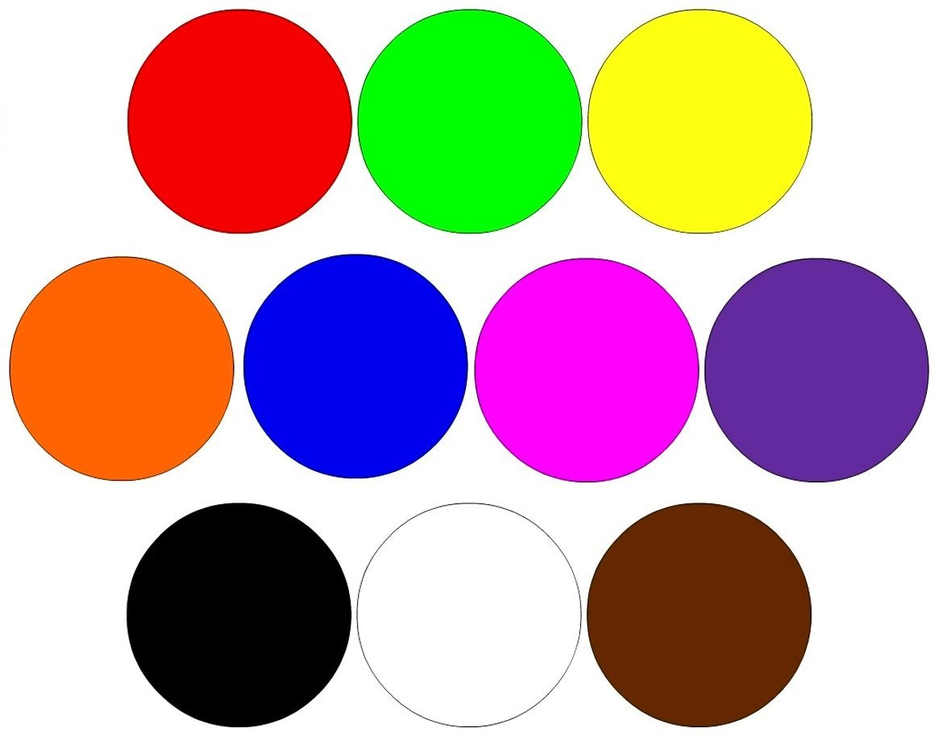
#> input picture gambar.png, 947 x 745 px, shrunk from 1175 x 925 before the run
$ python 'deteksi warna.py'
#> lines starting #> are read from the running program, lines starting #| are printed output that depends on the picture; after the words box and inside, x2 and y2 are one past the last pixel; in counts of white or black regions, pixels touching at a corner belong together
import cv2
import numpy as np

def nothing(x):
    pass

# Perulangan
while True:
    frame = cv2.imread('gambar.png')
#> frame is the input picture: shape (745, 947, 3); mean B, G, R 162.5, 163.8, 192.5
    if frame is None:
        print("Image not found.")
        break

    # Konversi warna BGR ke HSV
    hsv = cv2.cvtColor(frame, cv2.COLOR_BGR2HSV)
#> hsv: shape (745, 947, 3); mean H, S, V 34.3, 109.8, 223.2

    # Lower range warna merah
    lower_range = np.array([0, 100, 100])
    # Upper range warna merah
    upper_range = np.array([10, 255, 255])

    mask = cv2.inRange(hsv, lower_range, upper_range)
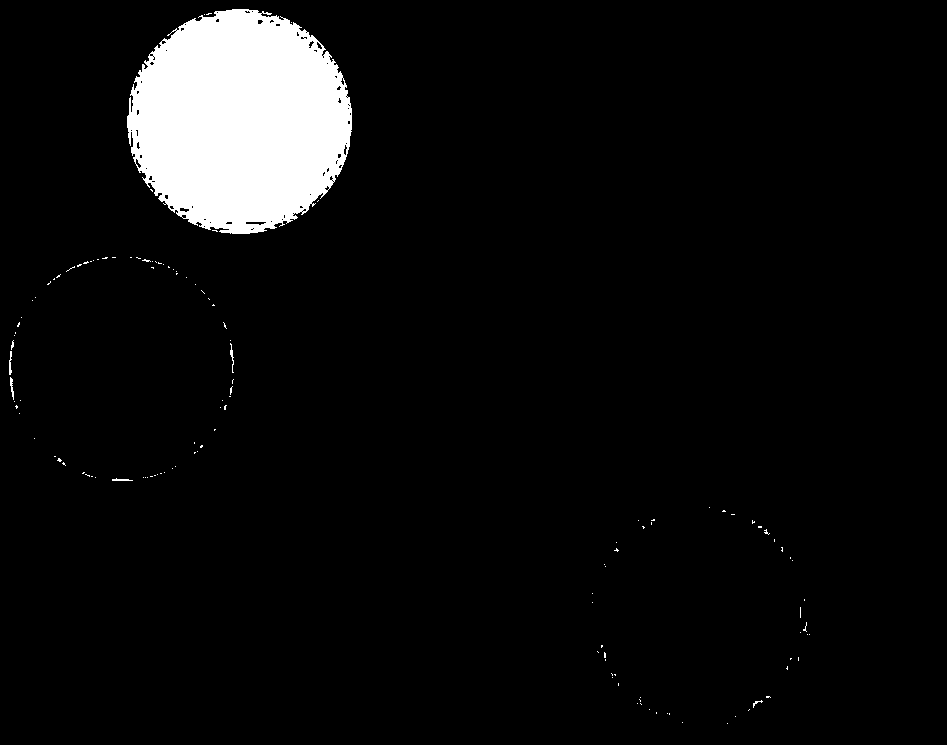
#> mask: shape (745, 947); 5.6% white; 132 white regions (126 under 20 px), largest, box (x1, y1, x2, y2) and area: (127, 9, 352, 234) 38649, (9, 351, 12, 375) 48, (230, 343, 234, 373) 47, (10, 377, 14, 400) 47, (112, 478, 133, 481) 39, (753, 700, 763, 708) 23

    res = cv2.bitwise_and(frame, frame, mask=mask)
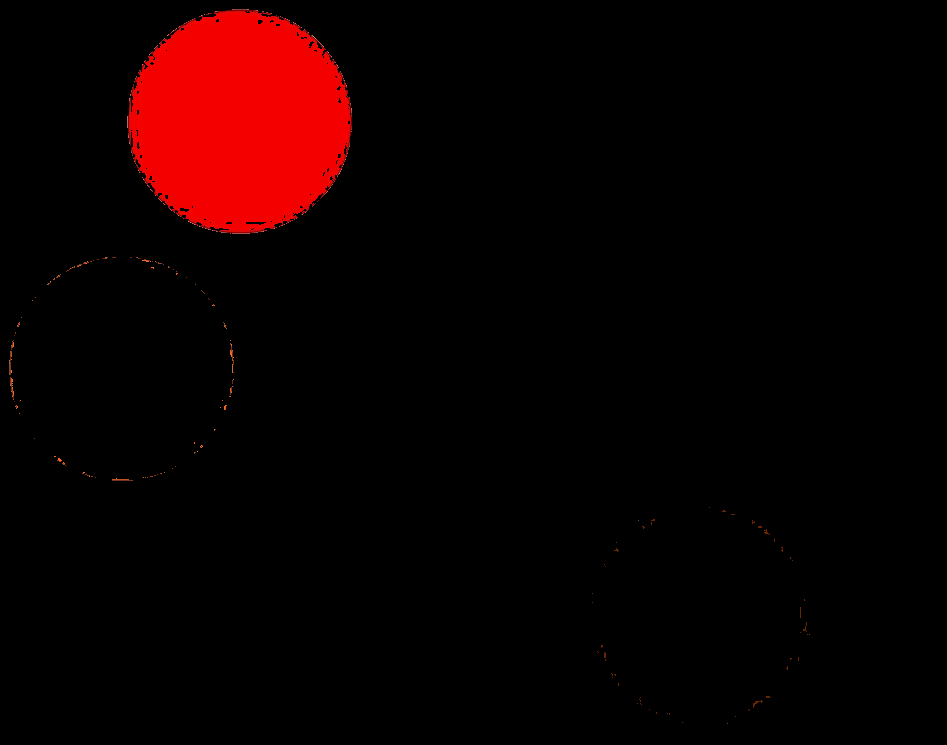
#> res: shape (745, 947, 3); mean B, G, R 0.1, 0.1, 13.4

    # Menampilkan gambar
    cv2.imshow("frame", frame)
    cv2.imshow("mask", mask)
    cv2.imshow("res", res)

    key = cv2.waitKey(1)
#> (key Esc is pressed here)
    if key == 27:
        break

cv2.destroyAllWindows()
